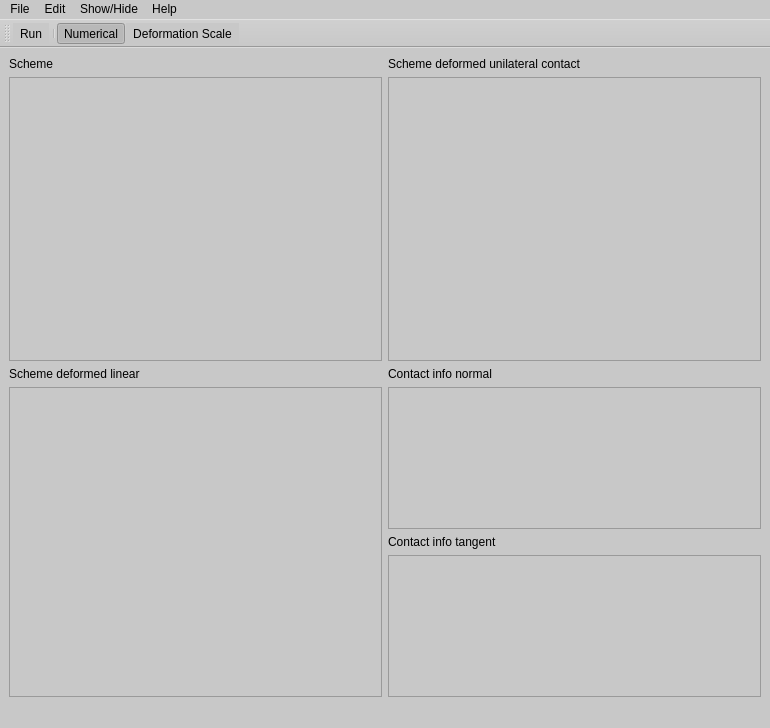
<?xml version="1.0" encoding="UTF-8"?>
<ui version="4.0">
 <class>MainWIndow</class>
 <widget class="QMainWindow" name="MainWIndow">
  <property name="geometry">
   <rect>
    <x>0</x>
    <y>0</y>
    <width>770</width>
    <height>728</height>
   </rect>
  </property>
  <property name="cursor">
   <cursorShape>ArrowCursor</cursorShape>
  </property>
  <property name="windowTitle">
   <string>ContactFEM</string>
  </property>
  <property name="autoFillBackground">
   <bool>false</bool>
  </property>
  <property name="styleSheet">
   <string notr="true">background-color: rgb(200, 200, 200);</string>
  </property>
  <widget class="QWidget" name="centralwidget">
   <layout class="QVBoxLayout" name="verticalLayout">
    <item>
     <layout class="QGridLayout" name="gridLayout" rowstretch="0,2,0,1,0,1" columnstretch="1,1">
      <property name="sizeConstraint">
       <enum>QLayout::SetDefaultConstraint</enum>
      </property>
      <item row="3" column="0" rowspan="3">
       <widget class="PlotWidget" name="graphicsView_Scheme_deformed"/>
      </item>
      <item row="3" column="1">
       <widget class="PlotWidget" name="graphicsView_contact_info_normal"/>
      </item>
      <item row="4" column="1">
       <widget class="QLabel" name="label_contact_info_tangent">
        <property name="text">
         <string>Contact info tangent</string>
        </property>
       </widget>
      </item>
      <item row="0" column="0">
       <widget class="QLabel" name="label_scheme">
        <property name="text">
         <string>Scheme</string>
        </property>
       </widget>
      </item>
      <item row="1" column="0">
       <widget class="PlotWidget" name="graphicsView_Scheme"/>
      </item>
      <item row="0" column="1">
       <widget class="QLabel" name="label_scheme_deformed_unilateral_contact">
        <property name="text">
         <string>Scheme deformed unilateral contact</string>
        </property>
       </widget>
      </item>
      <item row="1" column="1">
       <widget class="PlotWidget" name="graphicsView_Scheme_unilateral_contact"/>
      </item>
      <item row="2" column="0">
       <widget class="QLabel" name="label_scheme_deformed_linear">
        <property name="text">
         <string>Scheme deformed linear</string>
        </property>
       </widget>
      </item>
      <item row="2" column="1">
       <widget class="QLabel" name="label_contact_info_normal">
        <property name="text">
         <string>Contact info normal</string>
        </property>
       </widget>
      </item>
      <item row="5" column="1">
       <widget class="PlotWidget" name="graphicsView_contact_info_tangent"/>
      </item>
     </layout>
    </item>
   </layout>
  </widget>
  <widget class="QMenuBar" name="menubar">
   <property name="geometry">
    <rect>
     <x>0</x>
     <y>0</y>
     <width>770</width>
     <height>26</height>
    </rect>
   </property>
   <widget class="QMenu" name="menu_File">
    <property name="title">
     <string>File</string>
    </property>
    <widget class="QMenu" name="menuLoad_Example">
     <property name="cursor">
      <cursorShape>PointingHandCursor</cursorShape>
     </property>
     <property name="title">
      <string>Load Example</string>
     </property>
     <addaction name="actionSymmetric_detach"/>
     <addaction name="actionSimple_beam"/>
    </widget>
    <addaction name="actionRun"/>
    <addaction name="separator"/>
    <addaction name="menuLoad_Example"/>
    <addaction name="separator"/>
    <addaction name="actionOpen"/>
    <addaction name="actionSave"/>
    <addaction name="actionSave_data_to_excel"/>
   </widget>
   <widget class="QMenu" name="menuShow_Hide">
    <property name="title">
     <string>Show/Hide</string>
    </property>
    <addaction name="actionNumerical"/>
   </widget>
   <widget class="QMenu" name="menuEdit">
    <property name="title">
     <string>Edit</string>
    </property>
    <addaction name="actionDeformation_Scale"/>
   </widget>
   <widget class="QMenu" name="menuHelp">
    <property name="title">
     <string>Help</string>
    </property>
    <addaction name="actionAbout"/>
   </widget>
   <addaction name="menu_File"/>
   <addaction name="menuEdit"/>
   <addaction name="menuShow_Hide"/>
   <addaction name="menuHelp"/>
  </widget>
  <widget class="QStatusBar" name="statusbar">
   <property name="cursor">
    <cursorShape>ForbiddenCursor</cursorShape>
   </property>
   <property name="acceptDrops">
    <bool>false</bool>
   </property>
  </widget>
  <widget class="QToolBar" name="toolBar">
   <property name="windowTitle">
    <string>toolBar</string>
   </property>
   <attribute name="toolBarArea">
    <enum>TopToolBarArea</enum>
   </attribute>
   <attribute name="toolBarBreak">
    <bool>false</bool>
   </attribute>
   <addaction name="actionRun"/>
   <addaction name="separator"/>
   <addaction name="actionNumerical"/>
   <addaction name="actionDeformation_Scale"/>
  </widget>
  <action name="actionSymmetric_detach">
   <property name="text">
    <string>Symmetric detach</string>
   </property>
  </action>
  <action name="actionSimple_beam">
   <property name="text">
    <string>Simple beam</string>
   </property>
  </action>
  <action name="actionOpen">
   <property name="text">
    <string>Open</string>
   </property>
  </action>
  <action name="actionSave">
   <property name="text">
    <string>Save problem</string>
   </property>
   <property name="shortcut">
    <string>Ctrl+S</string>
   </property>
  </action>
  <action name="actionSave_data_to_excel">
   <property name="text">
    <string>Save data to excel</string>
   </property>
  </action>
  <action name="actionNumerical">
   <property name="checkable">
    <bool>true</bool>
   </property>
   <property name="checked">
    <bool>true</bool>
   </property>
   <property name="text">
    <string>Numerical</string>
   </property>
   <property name="toolTip">
    <string>Numericals on graphs</string>
   </property>
   <property name="shortcut">
    <string>Shift+N</string>
   </property>
  </action>
  <action name="actionDeformation_Scale">
   <property name="text">
    <string>Deformation Scale</string>
   </property>
   <property name="shortcut">
    <string>Shift+D</string>
   </property>
  </action>
  <action name="actionAbout">
   <property name="text">
    <string>About</string>
   </property>
  </action>
  <action name="actionRun">
   <property name="text">
    <string>Run</string>
   </property>
  </action>
 </widget>
 <customwidgets>
  <customwidget>
   <class>PlotWidget</class>
   <extends>QGraphicsView</extends>
   <header>pyqtgraph</header>
  </customwidget>
 </customwidgets>
 <resources/>
 <connections/>
</ui>
